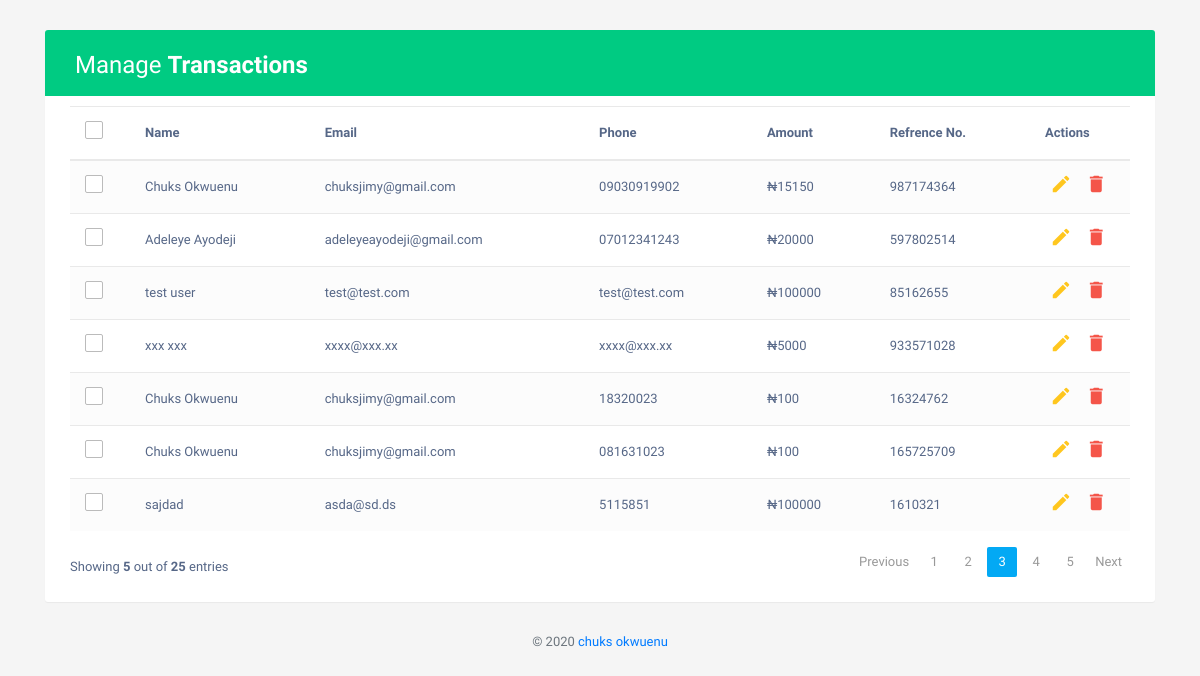
The app's page /trans.php with its own data.
### tables this page shows
CREATE TABLE `transactions` (
  `id` int(11) NOT NULL,
  `name` varchar(250) NOT NULL,
  `email` varchar(250) NOT NULL,
  `mobile` varchar(250) NOT NULL,
  `ref` varchar(250) NOT NULL,
  `amount` varchar(250) NOT NULL
);

### trans.php (the view, shortened to what this page needs)
<?php
include "inc/db.php";
?>
<!DOCTYPE html>
<html lang="en">
<head>
<link rel="stylesheet" href="https://maxcdn.bootstrapcdn.com/font-awesome/4.7.0/css/font-awesome.min.css">
<link rel="stylesheet" type="text/css" href="css/bootstrap.css">
<link rel="stylesheet" type="text/css" href="css/bootstrap.min.css">
</head>
<body>
    <div class="container">
        <div class="table-wrapper">
            <div class="table-title">
                <div class="row">
                    <div class="col-sm-6">
						<h2>Manage <b>Transactions</b></h2>
					</div>
                </div>
            </div>
            <table class="table table-striped table-hover">
                <thead>
                    <tr>
						<th>
							<span class="custom-checkbox">
								<label for="selectAll"></label>
							</span>
						</th>
                        <th>Name</th>
                        <th>Email</th>
						<th>Phone</th>
						<th>Amount</th>
                        <th>Refrence No.</th>
                        <th>Actions</th>
                    </tr>
                </thead>
                <tbody>
                	<?php
                	$sql = "SELECT * FROM transactions ORDER BY id DESC";
                	$stmt = $db->query($sql);
                	while ( $res = $stmt->fetch() ) { ?>
                    <tr>
						<td>
							<span class="custom-checkbox">
								<label for="checkbox1"></label>
							</span>
						</td>
                        <td><?php echo $res->name; ?></td>
                        <td><?php echo $res->email; ?></td>
						<td><?php echo $res->mobile; ?></td>
						<td>₦<?php echo $res->amount; ?></td>
                        <td><?php echo $res->ref; ?></td>
                        <td>
                            <a href="#editEmployeeModal" class="edit" data-toggle="modal"><i class="material-icons" data-toggle="tooltip" title="Edit">&#xE254;</i></a>
                            <a href="#deleteEmployeeModal" class="delete" data-toggle="modal"><i class="material-icons" data-toggle="tooltip" title="Delete">&#xE872;</i></a>
                        </td>
                    </tr>
					<?php } ?>
                </tbody>
            </table>
			<div class="clearfix">
                <div class="hint-text">Showing <b>5</b> out of <b>25</b> entries</div>
                <ul class="pagination">
                    <li class="page-item disabled"><a href="#">Previous</a></li>
                    <li class="page-item"><a href="#" class="page-link">1</a></li>
                    <li class="page-item"><a href="#" class="page-link">2</a></li>
                    <li class="page-item active"><a href="#" class="page-link">3</a></li>
                    <li class="page-item"><a href="#" class="page-link">4</a></li>
                    <li class="page-item"><a href="#" class="page-link">5</a></li>
                    <li class="page-item"><a href="#" class="page-link">Next</a></li>
                </ul>
            </div>
        </div>
    </div>
	<div>
		<center><p class="text-muted">&copy <?php echo date("Y"); ?> <a class="" href="https://chuksokwuenu.com" target="_black">chuks okwuenu</a></p></center>
	</div>
</body>
</html>

### trans.php (style rules this page uses)
body { color: #566787; background: #f5f5f5; font-family: 'Varela Round', sans-serif; font-size: 13px; }
.table-wrapper { background: #fff; padding: 20px 25px; margin: 30px 0; border-radius: 3px; box-shadow: 0 1px 1px rgba(0,0,0,.05); }
.table-title { padding-bottom: 15px; background: #00cb82; color: #fff; padding: 16px 30px; margin: -20px -25px 10px; border-radius: 3px 3px 0 0; }
.table-title h2 { margin: 5px 0 0; font-size: 24px; }
table.table tr th, table.table tr td { border-color: #e9e9e9; padding: 12px 15px; vertical-align: middle; }
table.table tr th:first-child { width: 60px; }
table.table tr th:last-child { width: 100px; }
table.table-striped tbody tr:nth-of-type(odd) { background-color: #fcfcfc; }
table.table td:last-child i { opacity: 0.9; font-size: 22px; margin: 0 5px; }
table.table td a { font-weight: bold; color: #566787; display: inline-block; text-decoration: none; outline: none !important; }
table.table td a.edit { color: #FFC107; }
table.table td a.delete { color: #F44336; }
table.table td i { font-size: 19px; }
.pagination { float: right; margin: 0 0 5px; }
.pagination li a { border: none; font-size: 13px; min-width: 30px; min-height: 30px; color: #999; margin: 0 2px; line-height: 30px; border-radius: 2px !important; text-align: center; padding: 0 6px; }
.pagination li.active a, .pagination li.active a.page-link { background: #03A9F4; }
.hint-text { float: left; margin-top: 10px; font-size: 13px; }
.custom-checkbox { position: relative; }
.custom-checkbox label:before { width: 18px; height: 18px; }
.custom-checkbox label:before { content: ''; margin-right: 10px; display: inline-block; vertical-align: text-top; background: white; border: 1px solid #bbb; border-radius: 2px; box-sizing: border-box; z-index: 2; }

### records on screen
transactions: name "Chuks Okwuenu", email "chuksjimy@gmail.com", mobile "09030919902", amount "15150", ref "987174364"
transactions: name "Adeleye Ayodeji", email "adeleyeayodeji@gmail.com", mobile "07012341243", amount "20000", ref "597802514"
transactions: name "test user", email "test@test.com", mobile "test@test.com", amount "100000", ref "85162655"
transactions: name "xxx xxx", email "xxxx@xxx.xx", mobile "xxxx@xxx.xx", amount "5000", ref "933571028"
transactions: name "Chuks Okwuenu", email "chuksjimy@gmail.com", mobile "18320023", amount "100", ref "16324762"
transactions: name "Chuks Okwuenu", email "chuksjimy@gmail.com", mobile "081631023", amount "100", ref "165725709"
transactions: name "sajdad", email "asda@sd.ds", mobile "5115851", amount "100000", ref "1610321"
